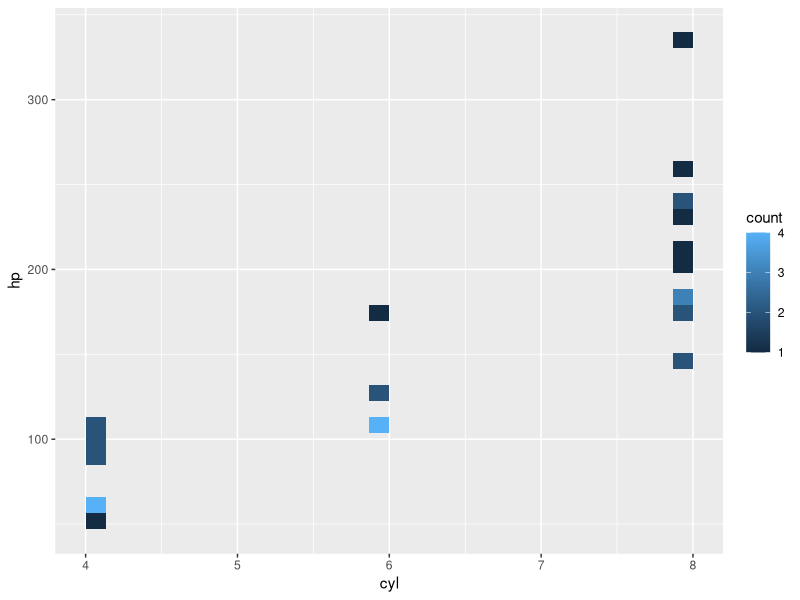

Generate this figure with R:
## ---- chunk 1
library(tidyverse)

ggplot(mtcars)+ geom_bin2d(aes(cyl, hp))
